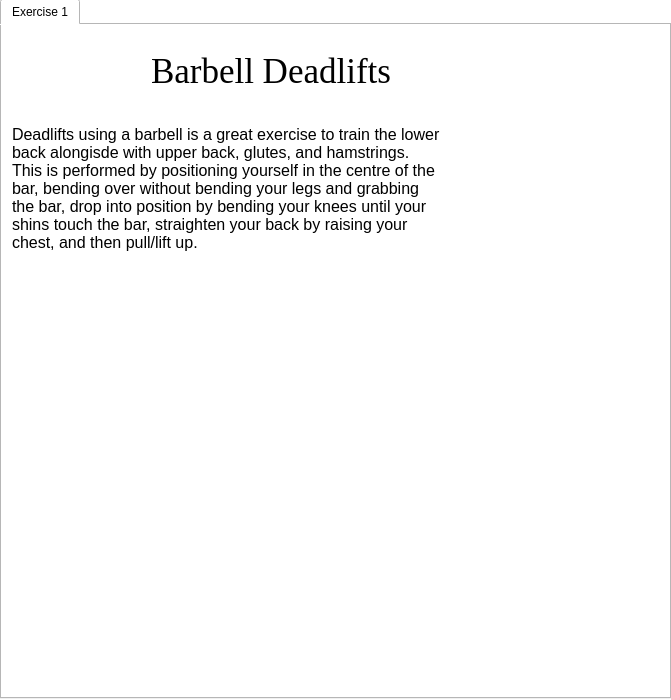
<?xml version="1.0" encoding="UTF-8"?>
<ui version="4.0">
 <class>lower_back_widget</class>
 <widget class="QWidget" name="lower_back_widget">
  <property name="geometry">
   <rect>
    <x>0</x>
    <y>0</y>
    <width>671</width>
    <height>700</height>
   </rect>
  </property>
  <property name="windowTitle">
   <string/>
  </property>
  <property name="styleSheet">
   <string notr="true">background-color: rgb(255, 255, 255);</string>
  </property>
  <widget class="QTabWidget" name="lower_back_tab_widegt">
   <property name="geometry">
    <rect>
     <x>0</x>
     <y>-1</y>
     <width>671</width>
     <height>700</height>
    </rect>
   </property>
   <property name="currentIndex">
    <number>0</number>
   </property>
   <widget class="QWidget" name="exercise_1">
    <attribute name="title">
     <string>Exercise 1</string>
    </attribute>
    <widget class="QLabel" name="lower_back_exercise_1_title_lbl">
     <property name="geometry">
      <rect>
       <x>149</x>
       <y>10</y>
       <width>331</width>
       <height>71</height>
      </rect>
     </property>
     <property name="font">
      <font>
       <family>Georgia</family>
       <pointsize>26</pointsize>
      </font>
     </property>
     <property name="text">
      <string>Barbell Deadlifts</string>
     </property>
    </widget>
    <widget class="QLabel" name="triceps_exercise_1_msg_lbl">
     <property name="geometry">
      <rect>
       <x>10</x>
       <y>100</y>
       <width>431</width>
       <height>221</height>
      </rect>
     </property>
     <property name="font">
      <font>
       <pointsize>12</pointsize>
      </font>
     </property>
     <property name="text">
      <string>Deadlifts using a barbell is a great exercise to train the lower back alongisde with upper back, glutes, and hamstrings. This is performed by positioning yourself in the centre of the bar, bending over without bending your legs and grabbing the bar, drop into position by bending your knees until your shins touch the bar, straighten your back by raising your chest, and then pull/lift up.</string>
     </property>
     <property name="alignment">
      <set>Qt::AlignLeading|Qt::AlignLeft|Qt::AlignTop</set>
     </property>
     <property name="wordWrap">
      <bool>true</bool>
     </property>
    </widget>
    <widget class="QLabel" name="lower_back_exercise_1_lbl_1">
     <property name="geometry">
      <rect>
       <x>14</x>
       <y>402</y>
       <width>331</width>
       <height>301</height>
      </rect>
     </property>
     <property name="text">
      <string/>
     </property>
     <property name="pixmap">
      <pixmap>../../Pictures/lower_back_exercise_1.1.png</pixmap>
     </property>
    </widget>
    <widget class="QLabel" name="lower_back_exercise_1_lbl_2">
     <property name="geometry">
      <rect>
       <x>348</x>
       <y>336</y>
       <width>331</width>
       <height>321</height>
      </rect>
     </property>
     <property name="text">
      <string/>
     </property>
     <property name="pixmap">
      <pixmap>../../Pictures/lower_back_exercise_1.2.png</pixmap>
     </property>
    </widget>
   </widget>
  </widget>
 </widget>
 <resources/>
 <connections/>
</ui>
